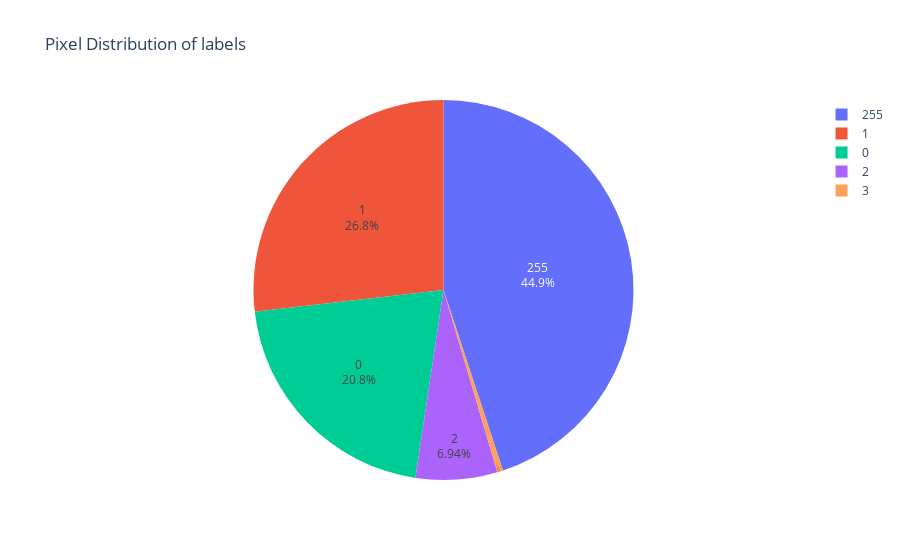

Notebook source saved alongside this figure:
### Code cell
#pie chart
fig = px.pie(values=sum_colors_cleand, names=['0', '1', '2', '3', '255'], title='Pixel Distribution of labels',)
#set legend_title
fig.update_traces(textposition='inside', textinfo='percent+label')

fig.show()

### Figure 1 — Plotly figure (JSON) as saved in the notebook; plotly's stock layout.template omitted (floating-point values rounded to 4 significant figures)
{"data": [{"domain": {"x": [0, 1], "y": [0, 1]}, "hovertemplate": "label=%{label}<br>value=%{value}<extra></extra>", "labels": ["0", "1", "2", "3", "255"], "legendgroup": "", "name": "", "showlegend": true, "textinfo": "percent+label", "textposition": "inside", "type": "pie", "values": [3714545901, 4791786478, 1239993686, 86815188, 8024108027]}], "layout": {"legend": {"tracegroupgap": 0}, "title": {"text": "Pixel Distribution of labels"}}}
